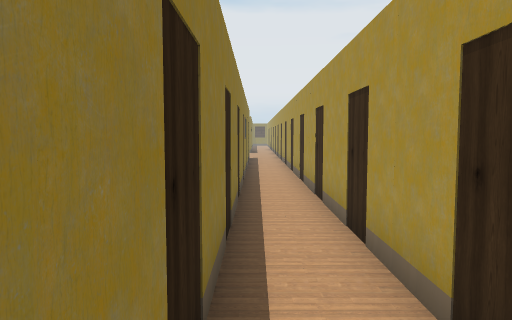
View 1 (above)

15 first-person views from a walk through a Unity game level. The camera is 1.4 m above the floor, tilts 4° down and sees 70° across. The floor is counted in squares, 1 m on a side. Each view is taken from the middle of a square. On the plan, view 1 faces up. The plan holds only what a view shows up to about 16 squares ahead; the rest is blank. The place goes on beyond the plan. The player character is not drawn.

View 2
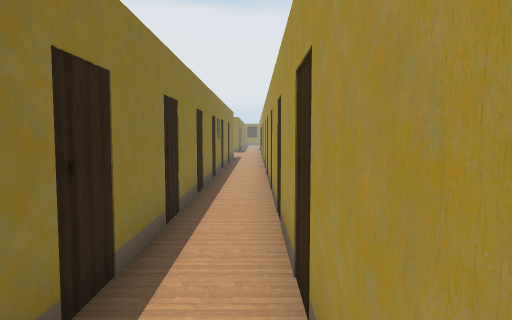

View 3
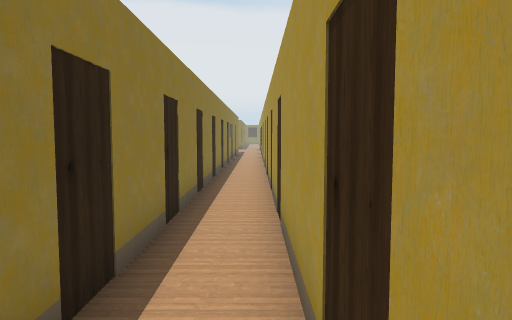

View 4
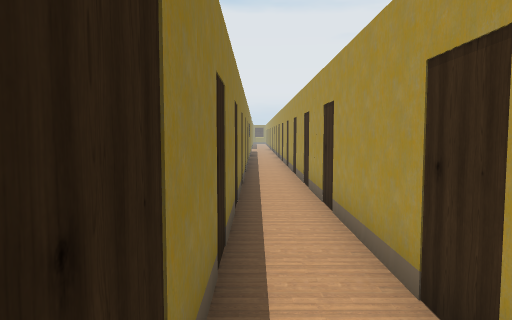

View 5
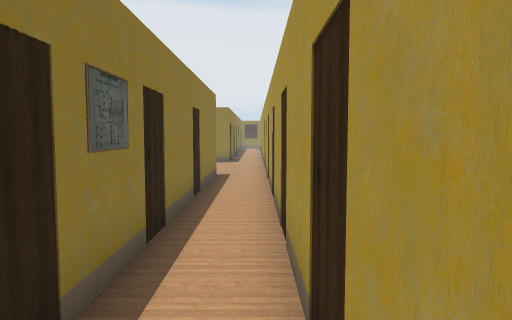

View 6
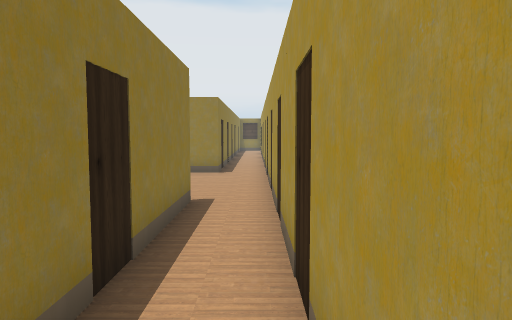

View 7
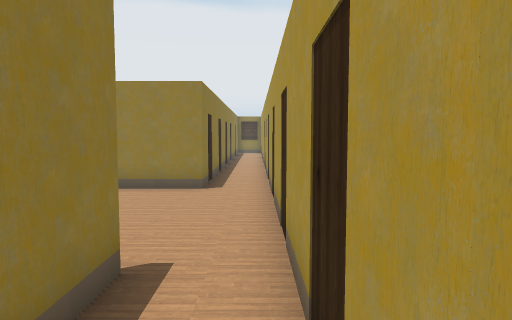

View 8
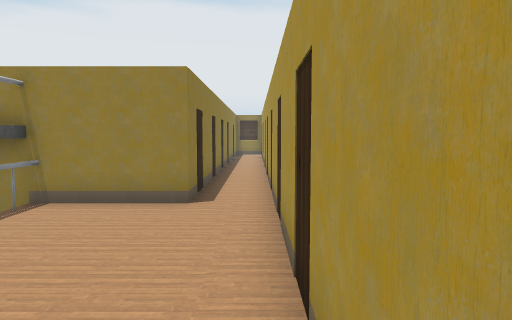

View 9
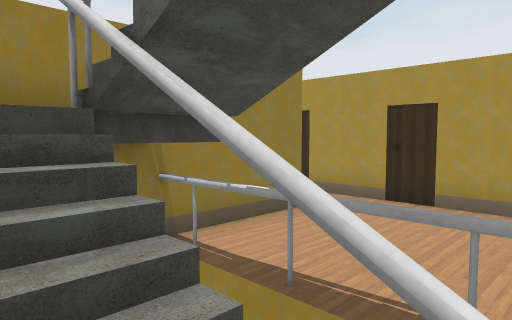

View 10
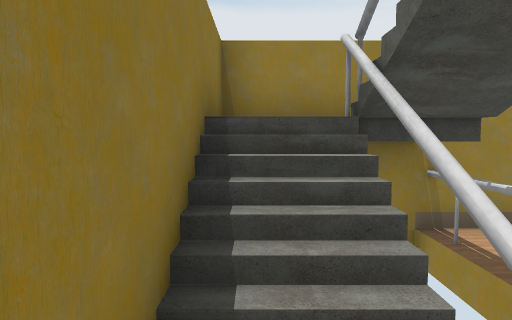

View 11
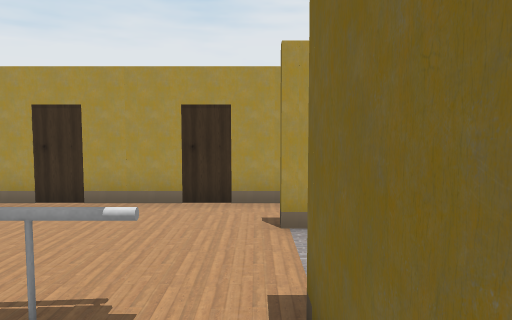

View 12
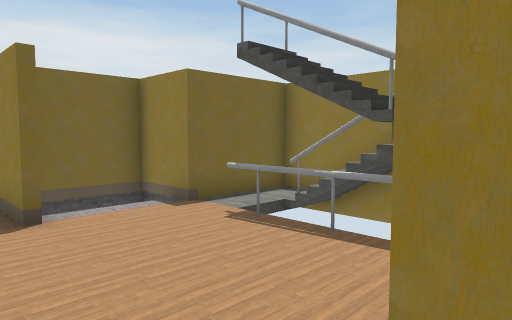

View 13
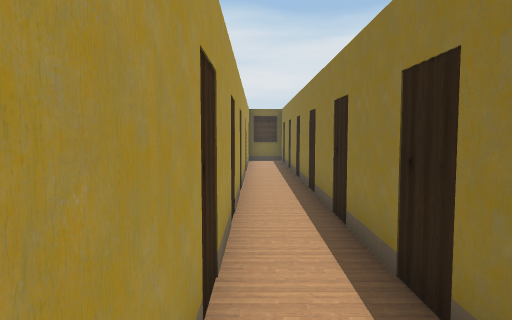

View 14
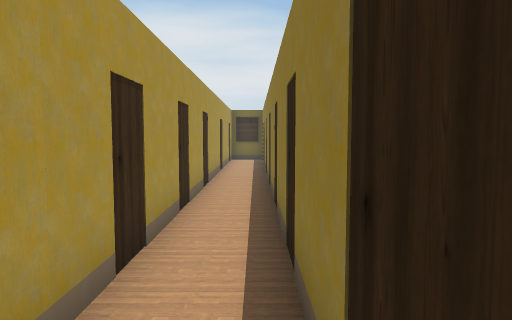

View 15
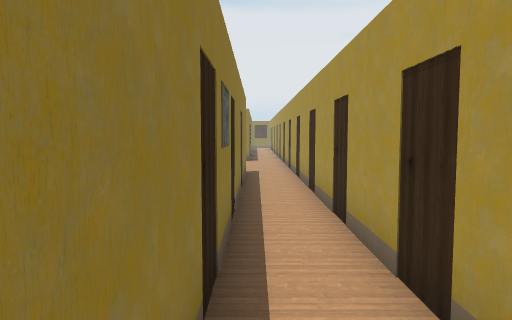

### Floor plan
Key: @ floor where view 1 was taken; # wall or solid block; . floor; / step, stairs or slope; = window, fence, low wall or low ledge; ^ raised ledge; O other object.
Columns run from 7 left of view 1 to 2 right of it. Each row starts with its distance up from view 1.
 30       #..#
 29       #..#
 28  ===###..#
 27 ^  OO....#
 26 ^ =/.....#
 25 ^/#/O....#
 24 #/#/O....#
 23 #/#=.....#
 22 #........#
 21 ##### #..#
 20       #..#
 19       #..#
 18       #..#
 17       #..#
 16       #..#
 15       #..#
 14       #..#
 13       #..#
 12       #..#
 11       #..#
 10       #..#
  9       #..#
  8       #..#
  7       #..#
  6       #..#
  5       #..#
  4       #..#
  3       #..#
  2       #..#
  1       #..#
  0       #@.#
 -1       #..#
 -2       #..#
 -3       #..#
 -4       #..#
 -5       #..#
 -6       #..#
 -7       #..#
 -8       #..#

Positions as (right, up) in squares from view 1, and headings:
1: (0, 0), facing up
2: (1, -1), facing up
3: (1, -7), facing up
4: (0, -8), facing up
5: (1, 9), facing up
6: (1, 14), facing up
7: (1, 18), facing up
8: (1, 20), facing up
9: (-6, 23), facing up-right
10: (-6, 22), facing up
11: (-6, 22), facing right
12: (1, 28), facing down-left
13: (1, 8), facing down
14: (0, 9), facing down
15: (0, 8), facing up
